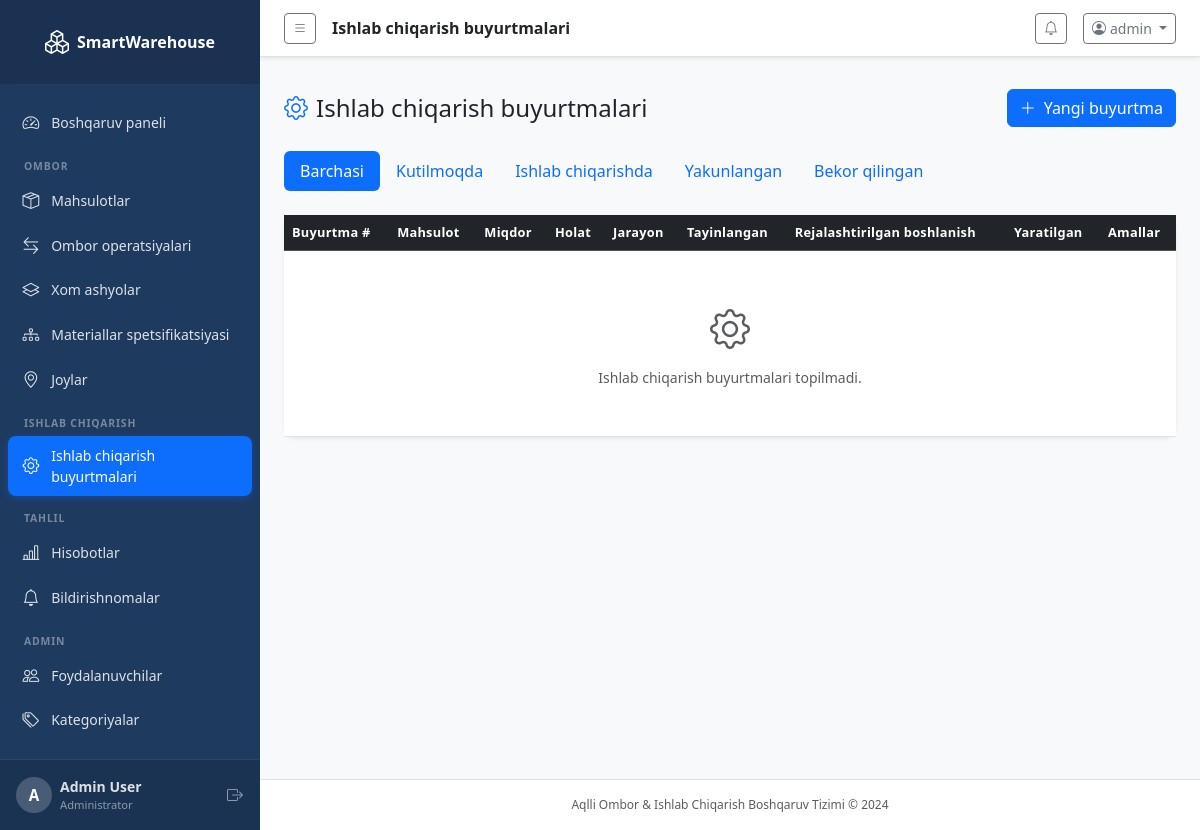
The app's page /production/orders/ (signed in) with its own data.
### accounts/models.py (models this page shows, shortened)
class CustomUser(AbstractUser):
    ROLE_CHOICES = [
        ('admin', 'Administrator'),
        ('warehouse_manager', 'Ombor boshqaruvchisi'),
        ('production_manager', 'Ishlab chiqarish boshqaruvchisi'),
        ('worker', 'Ishchi'),
    ]
    role = models.CharField(max_length=30, choices=ROLE_CHOICES, default='worker')
    phone = models.CharField(max_length=20, blank=True)
    department = models.CharField(max_length=100, blank=True)
    is_active = models.BooleanField(default=True)
    @property
    def is_admin(self):
        return self.role == 'admin' or self.is_superuser

### production/views.py (the view)
# urls.py: path('orders/', views.order_list, name='order_list'),
@login_required
def order_list(request):
    status_filter = request.GET.get('status', '')
    orders = ProductionOrder.objects.select_related('product', 'created_by', 'assigned_to').all()
    if status_filter:
        orders = orders.filter(status=status_filter)
    return render(request, 'production/orders.html', {
        'orders': orders,
        'status_choices': ProductionOrder.STATUS_CHOICES,
        'selected_status': status_filter,
    })

### dashboard/context_processors.py (called while the page is built)
def notifications_processor(request):
    if request.user.is_authenticated:
        unread_notifications = Notification.objects.filter(is_read=False).order_by('-created_at')[:10]
        unread_count = Notification.objects.filter(is_read=False).count()
        return {
            'unread_notifications': unread_notifications,
            'unread_count': unread_count,
        }
    return {}

### templates/production/orders.html (shortened to what this page needs)
{% extends 'base.html' %}
{% block page_title %}Ishlab chiqarish buyurtmalari{% endblock %}
{% block content %}
<div class="d-flex justify-content-between align-items-center mb-4 mt-3 flex-wrap gap-2">
  <h4 class="mb-0"><i class="bi bi-gear me-2 text-primary"></i>Ishlab chiqarish buyurtmalari</h4>
  <a href="{% url 'production:order_create' %}" class="btn btn-primary">
    <i class="bi bi-plus-lg me-2"></i>Yangi buyurtma
  </a>
</div>
<ul class="nav nav-pills mb-4">
  <li class="nav-item">
    <a class="nav-link {% if not selected_status %}active{% endif %}" href="{% url 'production:order_list' %}">Barchasi</a>
  </li>
  {% for value, label in status_choices %}
  <li class="nav-item">
    <a class="nav-link {% if selected_status == value %}active{% endif %}" href="?status={{ value }}">{{ label }}</a>
  </li>
  {% endfor %}
</ul>
<div class="card border-0 shadow-sm">
  <div class="card-body p-0">
    <div class="table-responsive">
      <table class="table table-hover align-middle mb-0">
        <thead class="table-dark">
          <tr>
            <th>Buyurtma #</th>
            <th>Mahsulot</th>
            <th>Miqdor</th>
            <th>Holat</th>
            <th>Jarayon</th>
            <th>Tayinlangan</th>
            <th>Rejalashtirilgan boshlanish</th>
            <th>Yaratilgan</th>
            <th>Amallar</th>
          </tr>
        </thead>
        <tbody>
          {% for order in orders %}
          <tr>
            <td>
              <a href="{% url 'production:order_detail' order.pk %}" class="fw-bold text-decoration-none">
                #{{ order.order_number }}
              </a>
            </td>
            <td>
              <div class="fw-semibold">{{ order.product.product_name }}</div>
              <div class="text-muted small">{{ order.product.sku }}</div>
            </td>
            <td>{{ order.quantity }} {{ order.product.get_unit_display }}</td>
            <td>
              <span class="badge {% if order.status == 'completed' %}bg-success{% elif order.status == 'in_production' %}bg-warning text-dark{% elif order.status == 'pending' %}bg-primary{% else %}bg-danger{% endif %}">
                {{ order.get_status_display }}
              </span>
            </td>
            <td style="min-width:120px">
              <div class="d-flex align-items-center gap-2">
                <div class="progress flex-grow-1" style="height:8px">
                  <div class="progress-bar {% if order.status == 'completed' %}bg-success{% elif order.status == 'cancelled' %}bg-danger{% else %}bg-primary{% endif %}"
                       style="width:{{ order.progress_percent }}%"></div>
                </div>
                <small class="text-muted">{{ order.progress_percent }}%</small>
              </div>
            </td>
            <td class="small">{{ order.assigned_to.get_full_name|default:order.assigned_to.username|default:'—' }}</td>
            <td class="small text-muted">{{ order.planned_start|date:"M d, Y"|default:'—' }}</td>
            <td class="small text-muted">{{ order.created_at|date:"M d, Y" }}</td>
            <td>
              <div class="d-flex gap-1">
                <a href="{% url 'production:order_detail' order.pk %}" class="btn btn-sm btn-outline-info" title="Ko'rish"><i class="bi bi-eye"></i></a>
                {% if order.status == 'pending' %}
                <a href="{% url 'production:order_edit' order.pk %}" class="btn btn-sm btn-outline-primary" title="Tahrirlash"><i class="bi bi-pencil"></i></a>
                <form method="post" action="{% url 'production:order_cancel' order.pk %}" class="d-inline">
                  {% csrf_token %}
                  <button type="submit" class="btn btn-sm btn-outline-danger" onclick="return confirm('Buyurtmani bekor qilasizmi?')" title="Bekor qilish"><i class="bi bi-x-circle"></i></button>
                </form>
                {% endif %}
              </div>
            </td>
          </tr>
          {% empty %}
          <tr><td colspan="9" class="text-center text-muted py-5">
            <i class="bi bi-gear fs-1 d-block mb-2"></i>Ishlab chiqarish buyurtmalari topilmadi.
          </td></tr>
          {% endfor %}
        </tbody>
      </table>
    </div>
  </div>
</div>
{% endblock %}

### templates/base.html (shortened to what this page needs)
<!DOCTYPE html>
<html lang="en">
<head>
  <link href="https://cdn.jsdelivr.net/npm/bootstrap@5.3.3/dist/css/bootstrap.min.css" rel="stylesheet">
  <link href="https://cdn.jsdelivr.net/npm/bootstrap-icons@1.11.3/font/bootstrap-icons.min.css" rel="stylesheet">
  <link href="/static/css/custom.css" rel="stylesheet">
</head>
<body class="bg-light">
{% if user.is_authenticated %}
<div class="d-flex" id="wrapper">
  <nav id="sidebar" class="sidebar d-flex flex-column flex-shrink-0 p-0">
    <a href="{% url 'dashboard:index' %}" class="sidebar-brand d-flex align-items-center justify-content-center py-4 px-3 text-decoration-none">
      <i class="bi bi-boxes me-2 fs-4"></i>
      <span class="fs-6 fw-bold">SmartWarehouse</span>
    </a>
    <hr class="sidebar-divider mx-3 my-0">
    <ul class="nav flex-column px-2 py-3 flex-grow-1">
      <li class="nav-item">
        <a class="nav-link sidebar-link {% if request.resolver_match.app_name == 'dashboard' and request.resolver_match.url_name == 'index' %}active{% endif %}"
           href="{% url 'dashboard:index' %}">
          <i class="bi bi-speedometer2"></i><span>Boshqaruv paneli</span>
        </a>
      </li>
      <li class="sidebar-section-label">OMBOR</li>
      <li class="nav-item">
        <a class="nav-link sidebar-link {% if request.resolver_match.app_name == 'inventory' and 'product' in request.resolver_match.url_name %}active{% endif %}"
           href="{% url 'inventory:product_list' %}">
          <i class="bi bi-box-seam"></i><span>Mahsulotlar</span>
        </a>
      </li>
      <li class="nav-item">
        <a class="nav-link sidebar-link {% if request.resolver_match.app_name == 'inventory' and 'transaction' in request.resolver_match.url_name %}active{% endif %}"
           href="{% url 'inventory:transaction_list' %}">
          <i class="bi bi-arrow-left-right"></i><span>Ombor operatsiyalari</span>
        </a>
      </li>
      <li class="nav-item">
        <a class="nav-link sidebar-link {% if request.resolver_match.app_name == 'inventory' and 'raw_material' in request.resolver_match.url_name %}active{% endif %}"
           href="{% url 'inventory:raw_material_list' %}">
          <i class="bi bi-layers"></i><span>Xom ashyolar</span>
        </a>
      </li>
      <li class="nav-item">
        <a class="nav-link sidebar-link {% if request.resolver_match.app_name == 'inventory' and 'bom' in request.resolver_match.url_name %}active{% endif %}"
           href="{% url 'inventory:bom_list' %}">
          <i class="bi bi-diagram-3"></i><span>Materiallar spetsifikatsiyasi</span>
        </a>
      </li>
      <li class="nav-item">
        <a class="nav-link sidebar-link {% if request.resolver_match.app_name == 'inventory' and 'location' in request.resolver_match.url_name %}active{% endif %}"
           href="{% url 'inventory:location_list' %}">
          <i class="bi bi-geo-alt"></i><span>Joylar</span>
        </a>
      </li>
      <li class="sidebar-section-label">ISHLAB CHIQARISH</li>
      <li class="nav-item">
        <a class="nav-link sidebar-link {% if request.resolver_match.app_name == 'production' %}active{% endif %}"
           href="{% url 'production:order_list' %}">
          <i class="bi bi-gear"></i><span>Ishlab chiqarish buyurtmalari</span>
        </a>
      </li>
      <li class="sidebar-section-label">TAHLIL</li>
      <li class="nav-item">
        <a class="nav-link sidebar-link {% if request.resolver_match.app_name == 'reports' %}active{% endif %}"
           href="{% url 'reports:index' %}">
          <i class="bi bi-bar-chart-line"></i><span>Hisobotlar</span>
        </a>
      </li>
      <li class="nav-item">
        <a class="nav-link sidebar-link {% if request.resolver_match.app_name == 'dashboard' and request.resolver_match.url_name == 'notifications' %}active{% endif %}"
           href="{% url 'dashboard:notifications' %}">
          <i class="bi bi-bell"></i><span>Bildirishnomalar</span>
        </a>
      </li>
      {% if user.is_admin %}
      <li class="sidebar-section-label">ADMIN</li>
      <li class="nav-item">
        <a class="nav-link sidebar-link {% if request.resolver_match.app_name == 'accounts' and 'user' in request.resolver_match.url_name %}active{% endif %}"
           href="{% url 'accounts:users' %}">
          <i class="bi bi-people"></i><span>Foydalanuvchilar</span>
        </a>
      </li>
      <li class="nav-item">
        <a class="nav-link sidebar-link" href="{% url 'inventory:category_list' %}">
          <i class="bi bi-tags"></i><span>Kategoriyalar</span>
        </a>
      </li>
      {% endif %}
    </ul>
    <div class="sidebar-footer px-3 py-3">
      <div class="d-flex align-items-center gap-2">
        <div class="avatar-circle">{{ user.username|first|upper }}</div>
        <div class="flex-grow-1 overflow-hidden">
          <div class="fw-semibold text-truncate small">{{ user.get_full_name|default:user.username }}</div>
          <div class="text-muted" style="font-size:0.7rem">{{ user.get_role_display }}</div>
        </div>
        <form method="post" action="{% url 'accounts:logout' %}" class="d-inline">{% csrf_token %}<button type="submit" class="btn btn-link text-muted p-0" title="Chiqish"><i class="bi bi-box-arrow-right"></i></button></form>
      </div>
    </div>
  </nav>
  <div id="page-content-wrapper" class="flex-grow-1 d-flex flex-column min-vh-100">
    <nav class="navbar navbar-expand navbar-light bg-white border-bottom px-4 py-2 sticky-top shadow-sm">
      <button class="btn btn-sm btn-outline-secondary me-3" id="sidebarToggle">
        <i class="bi bi-list"></i>
      </button>
      <span class="navbar-text fw-semibold text-dark">{% block page_title %}{% endblock %}</span>
      <div class="ms-auto d-flex align-items-center gap-3">
        <div class="dropdown">
          <a class="btn btn-sm btn-outline-secondary position-relative" data-bs-toggle="dropdown" href="#">
            <i class="bi bi-bell"></i>
          </a>
        </div>
        <div class="dropdown">
          <a class="btn btn-sm btn-outline-secondary dropdown-toggle" data-bs-toggle="dropdown" href="#">
            <i class="bi bi-person-circle me-1"></i>{{ user.username }}
          </a>
        </div>
      </div>
    </nav>
    <div class="px-4 pt-3">
    </div>
    <main class="flex-grow-1 px-4 pb-4">
{% endif %}
{% block content %}{% endblock %}
{% if user.is_authenticated %}
    </main>
    <footer class="text-center text-muted py-3 border-top bg-white" style="font-size:0.75rem">
      Aqlli Ombor &amp; Ishlab Chiqarish Boshqaruv Tizimi &copy; 2024
    </footer>
  </div>
</div>
{% endif %}
</body>
</html>

### static/css/custom.css (style rules this page uses)
:root { --sidebar-width: 260px; --sidebar-bg: #1e3a5f; --sidebar-text: rgba(255,255,255,0.85); --sidebar-active: rgba(255,255,255,0.12); --accent: #0d6efd; }
#sidebar { width: var(--sidebar-width); min-width: var(--sidebar-width); background: var(--sidebar-bg); color: var(--sidebar-text); transition: width 0.25s ease; overflow: hidden; }
.sidebar-brand { color: #fff !important; font-size: 1rem; background: rgba(0,0,0,0.15); min-height: 64px; }
.sidebar-brand i { font-size: 1.5rem; }
.sidebar-link { color: var(--sidebar-text); border-radius: 8px; padding: 0.55rem 0.9rem; display: flex; align-items: center; gap: 0.75rem; font-size: 0.875rem; transition: background 0.15s, color 0.15s; margin-bottom: 2px; }
.sidebar-link.active { background: var(--accent); color: #fff; box-shadow: 0 2px 8px rgba(13,110,253,0.35); }
.sidebar-link i { font-size: 1.05rem; flex-shrink: 0; }
.sidebar-section-label { font-size: 0.65rem; font-weight: 700; letter-spacing: 0.08em; text-transform: uppercase; color: rgba(255,255,255,0.4); padding: 0.6rem 1rem 0.25rem; margin-top: 0.25rem; }
hr.sidebar-divider { border-color: rgba(255,255,255,0.1); }
.sidebar-footer { background: rgba(0,0,0,0.12); border-top: 1px solid rgba(255,255,255,0.08); }
.sidebar-footer .text-muted { color: rgba(255,255,255,0.5) !important; }
#page-content-wrapper { min-width: 0; background: #f8f9fb; }
.avatar-circle { width: 36px; height: 36px; border-radius: 50%; background: rgba(255,255,255,0.2); color: #fff; display: flex; align-items: center; justify-content: center; font-weight: 700; font-size: 0.95rem; flex-shrink: 0; }
.text-primary { color: #0d6efd !important; }
.card { border-radius: 12px; }
.table th { font-size: 0.8rem; font-weight: 600; letter-spacing: 0.02em; }
.table td { font-size: 0.875rem; }

### records on screen
CustomUser: username|first "A", get_full_name "Admin User", role "Administrator", username "admin"

### other values on screen
{{ label }} "Kutilmoqda" "Ishlab chiqarishda" "Yakunlangan" "Bekor qilingan"
